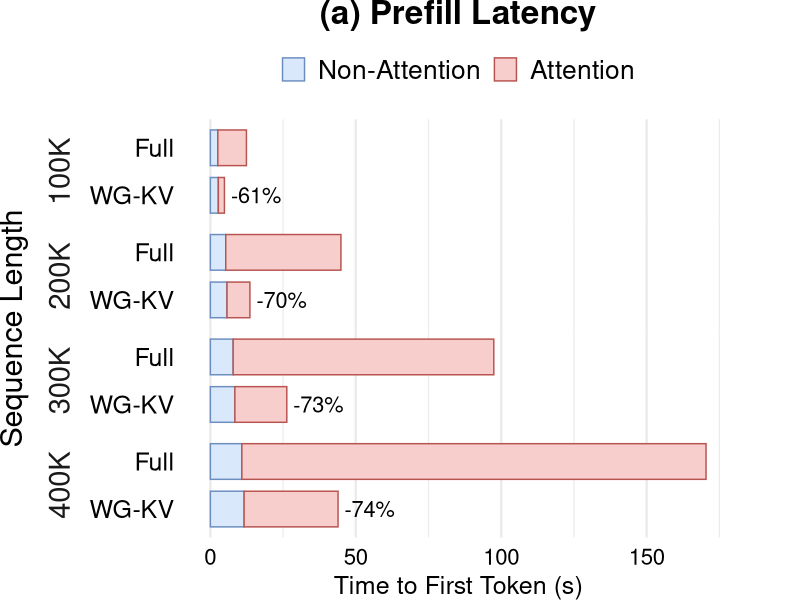

The R source for this figure:
library(tidyverse)

data <- read_csv("data/perf_1.csv") %>%
  filter(tokens %in% c("100K", "200K", "300K", "400K")) %>%
  mutate(
    tokens = fct_inorder(tokens),
    method = fct_relevel(method, "WG-KV", "Full"),
    component = fct_inorder(component)
  ) %>%
  group_by(tokens, method) %>%
  mutate(total_latency = sum(latency)) %>%
  ungroup()

reduction_labels <- data %>%
  distinct(tokens, method, total_latency) %>%
  group_by(tokens) %>%
  mutate(
    vanilla_latency = total_latency[method == "Full"],
    reduction = (total_latency - vanilla_latency) / vanilla_latency,
    label = if_else(
      method == "WG-KV",
      scales::label_percent(accuracy = 1)(reduction),
      ""
    )
  ) %>%
  ungroup()

fig <- ggplot(data, aes(x = latency, y = method, fill = component, colour = component)) +
  geom_col(width = 0.75, position = position_stack(reverse = TRUE)) +
  geom_text(
    data = reduction_labels,
    aes(x = total_latency, y = method, label = label),
    hjust = -0.13,
    size = 5.5,
    inherit.aes = FALSE
  ) +
  facet_grid(tokens ~ ., switch = "y") +
  scale_fill_manual(
    values = c("Non-Attention" = "#DAE8FC", "Attention" = "#F8CECC"),
  ) +
  scale_colour_manual(
    values = c("Non-Attention" = "#6C8EBF", "Attention" = "#B85450"),
  ) +
  labs(
    title = "(a) Prefill Latency",
    x = "Time to First Token (s)",
    y = "Sequence Length",
  ) +
  theme_minimal(base_size = 18) +
  theme(
    plot.title = element_text(size = 24, hjust = 0.5, face = "bold"),
    plot.margin = margin(0, 50, 0, 0),
    legend.position = "top",
    legend.title = element_blank(),
    legend.text = element_text(size = 19),
    axis.title.y = element_text(size = 22),
    axis.text.x = element_text(size = 16, colour = "black"),
    axis.text.y = element_text(size = 18, colour = "black"),
    strip.text.y = element_text(size = 21),
    strip.placement = "outside",
    panel.spacing = unit(0, "cm"),
    panel.grid.major.y = element_blank(),
    panel.grid.minor.y = element_blank(),
  )

ggsave("perf_1.pdf", fig, width = 5.5, height = 5.0, units = "in")
